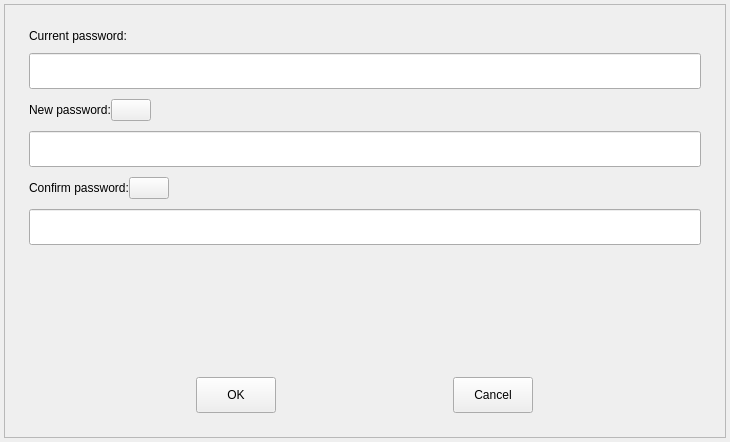
<?xml version="1.0" encoding="UTF-8"?>
<ui version="4.0">
 <class>PasswordModification</class>
 <widget class="QWidget" name="PasswordModification">
  <property name="geometry">
   <rect>
    <x>0</x>
    <y>0</y>
    <width>730</width>
    <height>442</height>
   </rect>
  </property>
  <property name="windowTitle">
   <string>Modify password</string>
  </property>
  <property name="windowIcon">
   <iconset resource="../../resources/resources.qrc">
    <normaloff>:/images/logo</normaloff>:/images/logo</iconset>
  </property>
  <property name="styleSheet">
   <string notr="true"/>
  </property>
  <layout class="QVBoxLayout" name="verticalLayout">
   <property name="spacing">
    <number>4</number>
   </property>
   <property name="leftMargin">
    <number>4</number>
   </property>
   <property name="topMargin">
    <number>4</number>
   </property>
   <property name="rightMargin">
    <number>4</number>
   </property>
   <property name="bottomMargin">
    <number>4</number>
   </property>
   <item>
    <widget class="QFrame" name="m_frame">
     <property name="frameShape">
      <enum>QFrame::StyledPanel</enum>
     </property>
     <property name="frameShadow">
      <enum>QFrame::Raised</enum>
     </property>
     <layout class="QVBoxLayout" name="verticalLayout_5">
      <property name="spacing">
       <number>10</number>
      </property>
      <property name="leftMargin">
       <number>24</number>
      </property>
      <property name="topMargin">
       <number>24</number>
      </property>
      <property name="rightMargin">
       <number>24</number>
      </property>
      <property name="bottomMargin">
       <number>24</number>
      </property>
      <item>
       <layout class="QVBoxLayout" name="verticalLayout_2">
        <item>
         <widget class="QLabel" name="label_2">
          <property name="sizePolicy">
           <sizepolicy hsizetype="Preferred" vsizetype="Fixed">
            <horstretch>0</horstretch>
            <verstretch>0</verstretch>
           </sizepolicy>
          </property>
          <property name="text">
           <string>Current password:</string>
          </property>
         </widget>
        </item>
        <item>
         <widget class="QLineEdit" name="m_currentPassword">
          <property name="minimumSize">
           <size>
            <width>0</width>
            <height>36</height>
           </size>
          </property>
         </widget>
        </item>
       </layout>
      </item>
      <item>
       <layout class="QVBoxLayout" name="verticalLayout_3">
        <item>
         <layout class="QHBoxLayout" name="horizontalLayout_2">
          <property name="spacing">
           <number>0</number>
          </property>
          <item>
           <widget class="QLabel" name="label_3">
            <property name="text">
             <string>New password:</string>
            </property>
           </widget>
          </item>
          <item>
           <widget class="QPushButton" name="m_newPasswordNote">
            <property name="cursor">
             <cursorShape>PointingHandCursor</cursorShape>
            </property>
            <property name="focusPolicy">
             <enum>Qt::NoFocus</enum>
            </property>
            <property name="toolTip">
             <string>The password must contain two types of lowercase letters, uppercase letters, numbers, and special characters, with a length of 8-16.</string>
            </property>
            <property name="text">
             <string/>
            </property>
           </widget>
          </item>
          <item>
           <spacer name="horizontalSpacer_4">
            <property name="orientation">
             <enum>Qt::Horizontal</enum>
            </property>
            <property name="sizeHint" stdset="0">
             <size>
              <width>40</width>
              <height>20</height>
             </size>
            </property>
           </spacer>
          </item>
         </layout>
        </item>
        <item>
         <widget class="QLineEdit" name="m_newPassword">
          <property name="minimumSize">
           <size>
            <width>0</width>
            <height>36</height>
           </size>
          </property>
         </widget>
        </item>
       </layout>
      </item>
      <item>
       <layout class="QVBoxLayout" name="verticalLayout_4">
        <item>
         <layout class="QHBoxLayout" name="horizontalLayout_4">
          <property name="spacing">
           <number>0</number>
          </property>
          <item>
           <widget class="QLabel" name="label_4">
            <property name="text">
             <string>Confirm password:</string>
            </property>
           </widget>
          </item>
          <item>
           <widget class="QPushButton" name="m_confirmPasswordNote">
            <property name="cursor">
             <cursorShape>PointingHandCursor</cursorShape>
            </property>
            <property name="focusPolicy">
             <enum>Qt::NoFocus</enum>
            </property>
            <property name="toolTip">
             <string>The password must contain two types of lowercase letters, uppercase letters, numbers, and special characters, with a length of 8-16.</string>
            </property>
            <property name="text">
             <string/>
            </property>
           </widget>
          </item>
          <item>
           <spacer name="horizontalSpacer_3">
            <property name="orientation">
             <enum>Qt::Horizontal</enum>
            </property>
            <property name="sizeHint" stdset="0">
             <size>
              <width>40</width>
              <height>20</height>
             </size>
            </property>
           </spacer>
          </item>
         </layout>
        </item>
        <item>
         <widget class="QLineEdit" name="m_confirmPassword">
          <property name="minimumSize">
           <size>
            <width>0</width>
            <height>36</height>
           </size>
          </property>
         </widget>
        </item>
       </layout>
      </item>
      <item>
       <spacer name="verticalSpacer">
        <property name="orientation">
         <enum>Qt::Vertical</enum>
        </property>
        <property name="sizeHint" stdset="0">
         <size>
          <width>20</width>
          <height>40</height>
         </size>
        </property>
       </spacer>
      </item>
      <item>
       <layout class="QHBoxLayout" name="horizontalLayout_3">
        <item>
         <widget class="QPushButton" name="m_ok">
          <property name="sizePolicy">
           <sizepolicy hsizetype="Fixed" vsizetype="Fixed">
            <horstretch>0</horstretch>
            <verstretch>0</verstretch>
           </sizepolicy>
          </property>
          <property name="minimumSize">
           <size>
            <width>72</width>
            <height>36</height>
           </size>
          </property>
          <property name="text">
           <string>OK</string>
          </property>
          <property name="okStyle" stdset="0">
           <bool>true</bool>
          </property>
         </widget>
        </item>
        <item>
         <widget class="QPushButton" name="m_cancel">
          <property name="sizePolicy">
           <sizepolicy hsizetype="Fixed" vsizetype="Fixed">
            <horstretch>0</horstretch>
            <verstretch>0</verstretch>
           </sizepolicy>
          </property>
          <property name="minimumSize">
           <size>
            <width>72</width>
            <height>36</height>
           </size>
          </property>
          <property name="text">
           <string>Cancel</string>
          </property>
         </widget>
        </item>
       </layout>
      </item>
     </layout>
    </widget>
   </item>
  </layout>
 </widget>
 <resources>
  <include location="../../../resources/resources.qrc"/>
 </resources>
 <connections/>
</ui>
